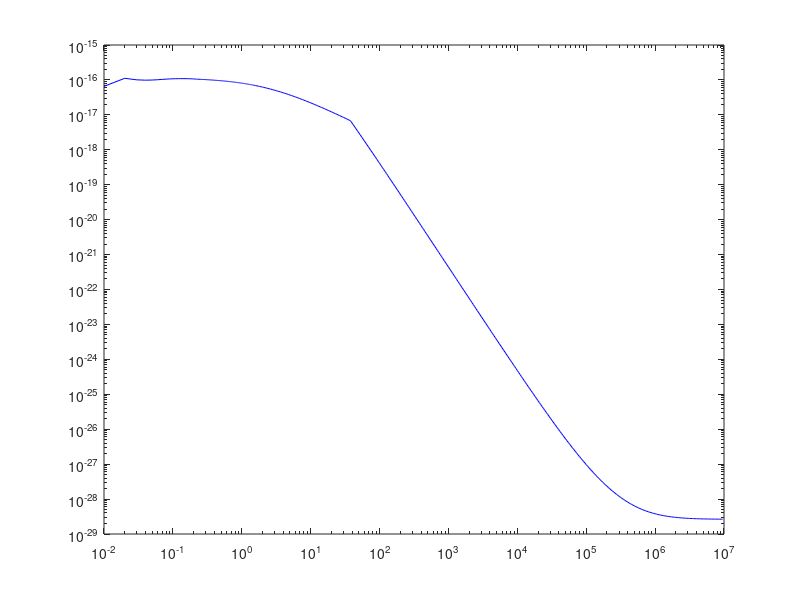
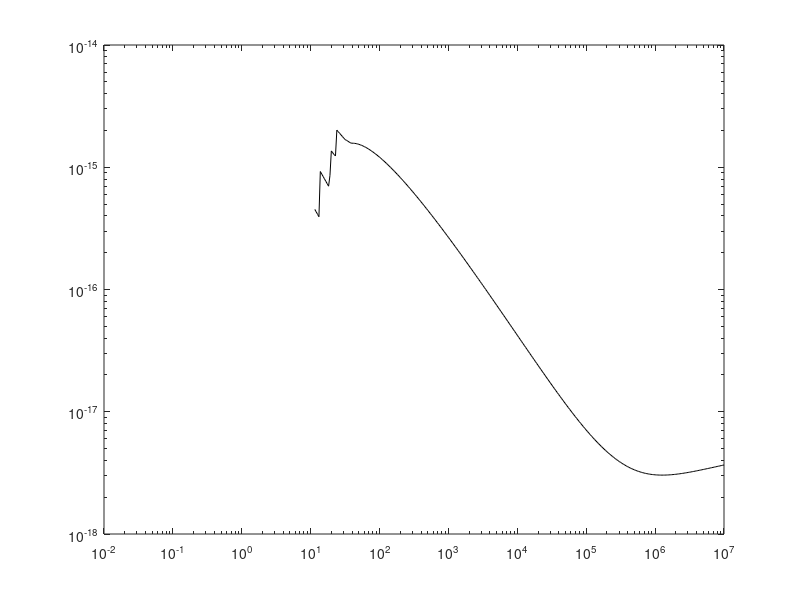
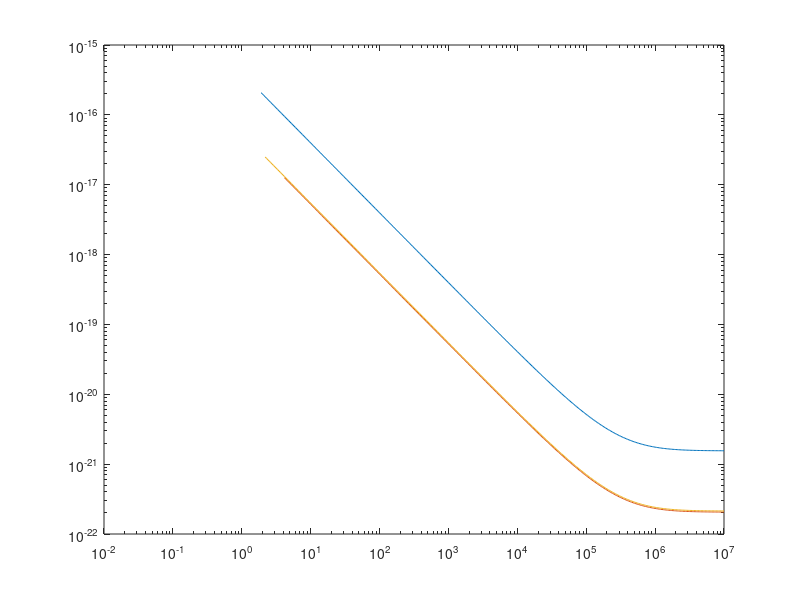

MATLAB code for these plots, in order: (Note: this script raises an error after producing the figures.)
function N_xsecs_Taylor
%%%%%%%%%%%%%%%%%%%%%%%%%%%%%%%%%%%%%%%%%%%%%%%%%%%%%%%%%%%%%%%%%%%%%%%%
%%%
%%%      Computes the excitation and ionization
%%%      cross sections for e+N(4S,2D,2P) and e+N+(3P)
%%%      using expressions given in Taylor 1988
%%%      "Energy deposition in N and N+ by high--energy electron beams"
%%%


writedata = 0;
plot_Allowed = 0;
plot_Rydberg = 0;
scrsz = get(0,'ScreenSize');


%%%    set some needed constants
%
R   = 13.6;     % hydrogen ionization potential [eV]
mc2 = 0.511e6;  % electron rest mass energy [eV]
a0  = 5.29e-9;  % bohr radius [cm]
%
E = [0 0.01:0.01:1.5 10.^(0.2:0.02:7)];   % kinetic energy grid (eV)
gamma = E/(mc2)+1;
beta = sqrt(1-1./gamma.^2);
ET = 0.5*mc2*beta.^2;     % 1/2mv^2 (E used in Taylor 1988)


%%%%%%%%%%%%%%%%%%%%%%%%%%%%%%%%%%%%%%%%%%%%%%%%%%%%%%%%%%%%%%%%%%%%%%%
%%%
%%%     optically allowed transitions (TABLE I and Eq 4 of Taylor 1988)
%%%     Also see W.L. Wiese and J.R. Fuhr J. Phys. Chem. Ref. Data. Vol.
%%%     36, No. 4, 2007 for most recent data
%%%


%%%    with N(4S)
%
%stateI_All = ['4P3S', '4P2p4', '4P4s', '4P3d'];
EI_All  = [10.33    10.93    12.86    13.0];     % excitation energy [eV]
fI_All  = [2.62e-1  8.49e-2  2.42e-2  7.07e-2];  % oscillator strength
sigI_All = zeros(length(EI_All),length(E));
%
for k = 1:length(EI_All)
    sigI_All(k,:) = TaylorAllowed(EI_All(k),1.0,0.3125,fI_All(k),0);
end
%
sigI_Allowed = sum(sigI_All);                 % total cross section
EI_All_avg   = sum(EI_All)/length(EI_All);    % average energy
sigI_All_eff = (EI_All*sigI_All)/EI_All_avg;  % effective cross section
%figure(99); loglog(E,sigI_All_eff*EI_All_avg);

%%%    with N(2D) (2.4eV)
%
%stateI_All = ['2P3s', '2D3s', '2P4s', '2P3d', '2F3d', '2D3d'];
EI_All_2D  = [8.30    9.97    10.53   10.59   10.62   10.65];    % excitation energy [eV]
fI_All_2D  = [6.91e-2 8.00e-2 1.22e-2 1.30e-2 2.99e-2 6.52e-3];  % oscillator strength 
sigI_All_2D = zeros(length(EI_All_2D),length(E));
for k = 1:length(EI_All_2D)
    sigI_All_2D(k,:) = TaylorAllowed(EI_All_2D(k), 1.0, 0.3125, ...
                                     fI_All_2D(k), 0);
end
%
sigI_Allowed_2D = sum(sigI_All_2D);                    % total cross section
EI_All_avg_2D   = sum(EI_All_2D)/length(EI_All_2D);    % average energy
sigI_All_eff_2D = (EI_All_2D*sigI_All_2D)/EI_All_avg_2D;  % effective cross section
%figure(99); hold on; loglog(E,sigI_All_eff_2D*EI_All_avg_2D,'r');

%%%    with N(2P) (3.6eV)
%
%stateI_All = [2P3s 2D3s 2P4s 2P3d 2D3d];
EI_All_2P  = [7.11    8.78    9.34    9.40    9.45];     % excitation energy [eV]
fI_All_2P  = [5.72e-2 2.69e-2 2.58e-3 1.90e-2 3.32e-2];  % oscillator strength 
sigI_All_2P = zeros(length(EI_All_2P),length(E));
for k = 1:length(EI_All_2P)
    sigI_All_2P(k,:) = TaylorAllowed(EI_All_2P(k), 1.0, 0.3125, ...
                                     fI_All_2P(k), 0);
end
%
sigI_Allowed_2P = sum(sigI_All_2P);                    % total cross section
EI_All_avg_2P   = sum(EI_All_2P)/length(EI_All_2P);   % average energy
sigI_All_eff_2P = (EI_All_2P*sigI_All_2P)/EI_All_avg_2P;  % effective cross section
%figure(99); loglog(E,sigI_All_eff_2P*EI_All_avg_2P,'g');

%%%    with N+
%
%stateII_All = ['3D02p3', '3P02p3', '3P03s', '3S02p3', '3D03d', '3P03d'];
EII_All = [11.43   13.53   18.46   19.22   23.23   23.41];
fII_All = [1.10e-1 1.60e-1 7.44e-2 2.22e-1 3.02e-1 1.03e-1];
sigII_All = zeros(length(EII_All),length(E));
%
for k = 1:length(EII_All)
    sigII_All(k,:) = TaylorAllowed(EII_All(k),1.0,0.3125,fII_All(k),1);
end
%
sigII_Allowed = sum(sigII_All);                   % total cross section
EII_All_avg   = sum(EII_All)/length(EII_All);     % average energy
sigII_All_eff = (EII_All*sigII_All)/EII_All_avg;  % effective cross section
figure(99); loglog(E,sigII_All_eff*EII_All_avg,'black');

%%%    plot Allowed state cross sections
%
if(plot_Allowed==1)
    close(figure(1));
    f2=figure(1);
    set(f2,'Position',[1 scrsz(4)/2 scrsz(3)/1.5 scrsz(4)]);
    %
    subplot(2,2,1);
    loglog(E,sigI_All); title('Allowed with N(4S)');
    xlabel('\epsilon [eV]'); ylabel('\sigma [cm^2]');
    %set(gca,'Xtick',[1,1e2,1e4,1e6]);
    %
    subplot(2,2,4);
    loglog(E,sigII_All); title('Allowed with N^+');
    xlabel('\epsilon [eV]'); ylabel('\sigma [cm^2]');
    % axis([1 1e7 1e-20 1e-16]);
    % set(gca,'Xtick',[1,1e2,1e4,1e6]);
    %
    subplot(2,2,2);
    loglog(E,sigI_All_2D); title('Allowed with N(2D)');
    xlabel('\epsilon [eV]'); ylabel('\sigma [cm^2]');
    %
    subplot(2,2,3);
    loglog(E,sigI_All_2P); title('Allowed with N(2P)');
    xlabel('\epsilon [eV]'); ylabel('\sigma [cm^2]');
end


%%%
%%%
%%%
%%%%%%%%%%%%%%%%%%%%%%%%%%%%%%%%%%%%%%%%%%%%%%%%%%%%%%%%%%%%%%%%%%%%%%%


%%%%%%%%%%%%%%%%%%%%%%%%%%%%%%%%%%%%%%%%%%%%%%%%%%%%%%%%%%%%%%%%%%%%%%%
%%%
%%%      forbidden transitions (TABLE II and Eq 5) (and Eq 12)
%%%


%%%    with N(4S)
%
%stateI_All = ['4S->2D', '4S->2P'];
EI_For  = [2.38,   3.57];    % excitation energy [eV]
AI_For  = [0.025,  0.0175];
AI_For2 = [227.72, 356.04];
sigI_For = zeros(length(EI_For),length(E));
%
for k = 1:length(EI_For)
    sigI_For(k,:) = TaylorForbidden(EI_For(k),AI_For(k),AI_For2(k));
end
%
sigI_Forbidden = sum(sigI_For);               % total cross section
EI_For_avg   = sum(EI_For)/length(EI_For);    % average energy
sigI_For_eff = (EI_For*sigI_For)/EI_For_avg;  % effective cross section


%%%    with N(2D)
%
sigI_For_2D = TaylorForbidden(3.57-2.38,0.04,85);
EI_For_2D     = 3.57-2.38;    % average energy


%%%    with N+
%
EII_For  = [1.89, 4.04  4.04-1.89];   % excitation energy [eV]
OmeII_For= [2.98, 0.395 0.41];  % collision strength
%
sigII_For = zeros(length(EII_For),length(E));
for k = 1:length(EII_For)
    sigII_For(k,:) = TaylorOther(EII_For(k),OmeII_For(k));
end
%
sigII_Forbidden = sum(sigII_For);                   % total cross section
EII_For_avg     = sum(EII_For)/length(EII_For);     % average energy
sigII_For_eff   = (EII_For*sigII_For)/EII_For_avg;  % effective cross section
figure(100); loglog(E,sigII_For);
%%%
%%%
%%%
%%%%%%%%%%%%%%%%%%%%%%%%%%%%%%%%%%%%%%%%%%%%%%%%%%%%%%%%%%%%%%%%%%%%%%%


%%%%%%%%%%%%%%%%%%%%%%%%%%%%%%%%%%%%%%%%%%%%%%%%%%%%%%%%%%%%%%%%%%%%%%%
%%%
%%%        superlastic transitions (g4S = 4, g2D = 10, g2P = 6)
%%%

sigI_2D4S = zeros(1,length(E));
sigI_2P4S = zeros(1,length(E));
sigI_2P2D = zeros(1,length(E));
%
for m = 2:length(E)
    %
    Eprime = E(m)+2.38;
    this_sigI_4S2D = 10.^interp1(log10(1e-40+E),log10(1e-40+sigI_For(1,:)), ...
                                 log10(1e-40+Eprime),'pchip');
    sigI_2D4S(m) = 4/10*Eprime/E(m)*this_sigI_4S2D;
    %
    Eprime = E(m)+3.58;
    this_sigI_4S2P = 10.^interp1(log10(1e-40+E),log10(1e-40+sigI_For(2,:)), ...
                                 log10(1e-40+Eprime),'pchip');
    sigI_2P4S(m) = 4/6*Eprime/E(m)*this_sigI_4S2P;
    %
    Eprime = E(m)+1.20;
    this_sigI_2D2P = 10.^interp1(log10(1e-40+E),log10(1e-40+sigI_For_2D), ...
                                 log10(1e-40+Eprime),'pchip');
    sigI_2P2D(m) = 10/6*Eprime/E(m)*this_sigI_2D2P;
end

figure(10);
loglog(E,sigI_2D4S,'b'); 
% hold on; loglog(E,sigI_2P4S,'r');
% hold on; loglog(E,sigI_2P2D,'g');

%%%
%%%
%%%
%%%%%%%%%%%%%%%%%%%%%%%%%%%%%%%%%%%%%%%%%%%%%%%%%%%%%%%%%%%%%%%%%%%%%%%


%%%%%%%%%%%%%%%%%%%%%%%%%%%%%%%%%%%%%%%%%%%%%%%%%%%%%%%%%%%%%%%%%%%%%%%
%%%
%%%           Rydberg with N(4S), N(2D), N(2P), and N+
%%%


%%%    with N(4S)
%
EI_Ryd = [10.68, 11.60, 11.75, 11.84, 11.99, 12.00, 12.12, ...
          12.35, 12.97, 12.98, 12.99, 12.99, 13.01, 13.03, ...
          13.70, 13.72, 13.92, 14.41, 14.89, 14.94, 13.70];
cjI_Ryd= [0.40,  0.30,  0.10,  1.50,  0.07,   0.14,  0.40, ...
          0.40,  0.40,  0.10,  0.14,  1.50,   0.10,  0.14, ...
          0.14,  0.14,  0.14,  0.14,  0.14,  0.14,  1.50];
fjI_Ryd= [0.150, 0.191, 0.130, 0.130, 0.150, 0.140, 0.150, ...
          0.150, 0.150, 0.130, 0.140, 0.130, 0.130, 0.140, ...
          0.140, 0.140, 0.140, 0.140, 0.140, 0.140, 0.109];
aI_Ryd = [2,2,1,0.7,0.7,2,2,2,2,1,2,0.7,1,2,2,2,2,2,2,2,0.7];
cI_Ryd = [1,1,1,2.5,0.5,1,1,1,1,1,1,2.5,1,1,1,1,1,1,1,1,2.5];
%
sigI_Ryd = zeros(length(EI_Ryd),length(E));
for k = 1:length(EI_Ryd)
    sigI_Ryd(k,:) = TaylorRydberg(EI_Ryd(k), cjI_Ryd(k), fjI_Ryd(k), ...
                                  aI_Ryd(k), cI_Ryd(k));
end
%
sigI_Rydberg = sum(sigI_Ryd);                 % total cross section
EI_Ryd_avg   = sum(EI_Ryd)/length(EI_Ryd);    % average energy
sigI_Ryd_eff = (EI_Ryd*sigI_Ryd)/EI_Ryd_avg;  % effective cross section
%figure(99); hold on; loglog(E,sigI_Ryd_eff*EI_Ryd_avg,'r');

%%%    with N+
%
EII_Ryd = [17.86, 18.47, 20.39, 20.63, 20.65, 20.92, 21.13, 21.57, ...
           22.08, 23.11, 23.17, 23.45, 23.55, 26.98, 27.82, 27.85];
cjII_Ryd= [0.40,   0.30,  0.30,  1.50,  0.30,  1.50,  0.07, 0.40, ...
           0.40,   0.10,  0.40,  0.14,  0.30,  0.07,  1.50, 0.07];
fjII_Ryd= [0.210, 0.110, 0.110, 0.077, 0.310, 0.077, 0.089, 0.089 ...
           0.089, 0.077, 0.089, 0.083, 0.110, 0.036, 0.032, 0.036];
aII_Ryd = [2,2,2,0.7,2,0.7,0.7,2,2,1,2,2,2,0.7,0.7,0.7];
cII_Ryd = [1,1,1,2.5,1,2.5,0.5,1,1,1,1,1,1,0.5,2.5,0.5];
%
sigII_Ryd = zeros(length(EII_Ryd),length(E));
for k = 1:length(EII_Ryd)
    sigII_Ryd(k,:) = TaylorRydberg(EII_Ryd(k),cjII_Ryd(k),fjII_Ryd(k), ...
                                   aII_Ryd(k),cII_Ryd(k));
end
%
sigII_Rydberg = sum(sigII_Ryd);                   % total cross section for excitation
EII_Ryd_avg   = sum(EII_Ryd)/length(EII_Ryd);     % average energy for energy loss
sigII_Ryd_eff = (EII_Ryd*sigII_Ryd)/EII_Ryd_avg;  % effective cross section for energy loss
%figure(99); hold on; loglog(E,sigII_Ryd_eff*EI_Ryd_avg,'r');

%%%    plot Rydberg state cross sections
%
if(plot_Rydberg==1)
    close(figure(2));
    f2=figure(2);
    scrsz = get(0,'ScreenSize');
    set(f2,'Position',[1 scrsz(4)/2 scrsz(3)/1.5 scrsz(4)/2.5]);
    %
    subplot(1,2,1);
    loglog(E,sigI_Ryd); title('Rydberg with N');
    xlabel('\epsilon [eV]'); ylabel('\sigma [cm^2]');
    %set(gca,'Xtick',[1,1e2,1e4,1e6]);
    %
    subplot(1,2,2);
    loglog(E,sigII_Ryd); title('Rydberg with N^+');
    xlabel('\epsilon [eV]'); ylabel('\sigma [cm^2]');
    % axis([1 1e7 1e-20 1e-16]);
    % set(gca,'Xtick',[1,1e2,1e4,1e6]);
end


%%%
%%%
%%%
%%%%%%%%%%%%%%%%%%%%%%%%%%%%%%%%%%%%%%%%%%%%%%%%%%%%%%%%%%%%%%%%%%%%%%%


%%%%%%%%%%%%%%%%%%%%%%%%%%%%%%%%%%%%%%%%%%%%%%%%%%%%%%%%%%%%%%%%%%%%%%%
%%%
%%%            Ionization (TABLE V and Eq 13)
%%%


I1 = 14.5; I1_2D = I1-2.4; I1_2P = I1-3.6; I2 = 29.6;
sigI_Iz    = TaylorIonization(I1,2.20,0.25);
sigI_Iz_2D = TaylorIonization(I1_2D,2.20,0.25);
sigI_Iz_2P = TaylorIonization(I1_2P,2.20,0.25);
sigII_Iz_3P   = TaylorIonization(I2,2.00,0.39);
sigII_Iz_1D   = TaylorIonization(I2-1.98,2.00,0.39);
sigII_Iz_1S   = TaylorIonization(I2-4.05,2.00,0.39);

%figure(99); hold on; loglog(E,sigII_Iz_3P*I2,'r');
% figure(7);
% loglog(E,sigI_Iz,'b',E,sigI_Iz_2DP,'r');

%%%
%%%
%%%
%%%%%%%%%%%%%%%%%%%%%%%%%%%%%%%%%%%%%%%%%%%%%%%%%%%%%%%%%%%%%%%%%%%%%%%


%%%%%%%%%%%%%%%%%%%%%%%%%%%%%%%%%%%%%%%%%%%%%%%%%%%%%%%%%%%%%%%%%%%%%%%
%%%
%%%       create total xsecs and inelastic Loss functions
%%%


%%%    with N(4S)
%
LossI_tot = EI_All_avg*sigI_All_eff + EI_For_avg*sigI_For_eff ...
          + EI_Ryd_avg*sigI_Ryd_eff + I1*sigI_Iz;
sigI_tot = sigI_Allowed+sigI_Forbidden+sigI_Rydberg+sigI_Iz;


%%%    with N(2D)
%
LossI_tot_2D = EI_All_avg_2D*sigI_All_eff_2D + (3.57-2.38)*sigI_For_2D ...
             + I1_2D*sigI_Iz_2D;
sigI_tot_2D = sigI_Allowed_2D + sigI_For_2D + sigI_Iz_2D;


%%%    with N+
%
LossII_tot = EII_All_avg*sigII_All_eff + EII_Ryd_avg*sigII_Ryd_eff ...
           + EII_For_avg*sigII_For_eff + I2*sigII_Iz_3P;;
sigII_tot  = sigII_Allowed+sigII_Rydberg+sigII_Forbidden+sigII_Iz_3P;

%%%
%%%
%%%
%%%%%%%%%%%%%%%%%%%%%%%%%%%%%%%%%%%%%%%%%%%%%%%%%%%%%%%%%%%%%%%%%%%%%%%


%%%%%%%%%%%%%%%%%%%%%%%%%%%%%%%%%%%%%%%%%%%%%%%%%%%%%%%%%%%%%%%%%%%%%%%
%%%
%%%       load effective momentum xsec and extrapolate to match 
%%%       sigI_tot, then subtract to get elastic momentum transfer
%%%


%%% import cross section data from file
%
num = 5;
A01 = importdata('../../Boltzmann/xsecs_nitrogen_atomic.txt','\t',num);
EA = A01.data(:,1);            % energy [eV]
sigma_eff = A01.data(:,2)*1e4; % effective momentum [cm^2]
sigma_eff(1) = sigma_eff(2);
%num = num + length(A01.data(:,1))+7;

[thisE,thisi1] = min(abs(E-1e4));  % get index for E=1e3
[thisE,thisi2] = min(abs(E-1e5));  % get index for E=1e4
thisE1 = E(thisi1);
thisE2 = E(thisi2);
%

Sig_eff_test = [sigma_eff',1.2*sigI_tot(thisi1),sigI_tot(thisi2)];
E_test       = [EA', thisE1, thisE2]'; % good enough for gov. work

[thisE3,thisi3] = min(abs(E-max(EA)));  % get index for E=40
E_sub = E(thisi3:thisi1);
E_test2 = [EA',E_sub];
Sig_eff_test2 = interp1(log10(1e-20+E_test),log10(1e-20+Sig_eff_test), ...
                        log10(1e-20+E_test2),'pchip');
Sig_eff_test2 = 10.^(Sig_eff_test2);   % Sig_eff on refined grid

Sig_eff_test2 = [Sig_eff_test2, sigI_tot(thisi1+1:length(E))];
E_test2 = [E_test2, E(thisi1+1:length(E))];

%%% now interp Sig_eff_test_2 to E grid
%
Sig_eff_test2 = interp1(log10(1e-20+E_test2),log10(1e-20+Sig_eff_test2), ...
                       log10(1e-20+E),'pchip');
Sig_eff_test2 = 10.^Sig_eff_test2;


%%% subtract to get elastic momentum
%
Sig_eff = Sig_eff_test2;
Sig_eff(1:10);
E(1:10);
Sig_elm = Sig_eff_test2 - sigI_tot;


%%%
%%%
%%%
%%%%%%%%%%%%%%%%%%%%%%%%%%%%%%%%%%%%%%%%%%%%%%%%%%%%%%%%%%%%%%%%%%%%%%

close(figure(3));
f3=figure(3);
set(f3,'Position',[1 scrsz(4)/2 scrsz(3)/1.5 scrsz(4)/2.5]);
%
subplot(1,2,1);
loglog(E,sigI_tot,'black');
hold on; loglog(E,sigI_Allowed+sigI_Forbidden+sigI_Rydberg,'r--');
hold on; plot(E,sigI_Iz,'b--');
hold on; plot(E,Sig_eff,'go');
hold on; plot(E,Sig_elm,'r*');
axis([1 1e7 1e-19 1e-15]);
title('Total cross section for N');
xlabel('\epsilon [eV]'); ylabel('\sigma [cm^2]');
set(gca,'Xtick',[1,1e2,1e4,1e6]);
legend('\sigma_t','\sigma_e','\sigma_i');
%
subplot(1,2,2);
loglog(E,sigII_tot,'black','linewidth',1);
hold on; plot(E,sigII_Allowed+sigII_Rydberg+sigII_Forbidden,'r--','linewidth',1);
hold on; plot(E,sigII_Iz_3P,'b--','linewidth',1);
axis([1 1e7 1e-19 1e-15]);
title('Total cross section for N+');
xlabel('\epsilon [eV]'); ylabel('\sigma [cm^2]');
set(gca,'Xtick',[1,1e2,1e4,1e6]);
legend('\sigma_t','\sigma_e','\sigma_i');

%%%%%%%%%%%%%%%%%%

close(figure(4));
f4=figure(4);
set(f4,'Position',[1 scrsz(4)/2 scrsz(3)/1.5 scrsz(4)/2.5]);
%
subplot(1,2,1);
loglog(E,LossI_tot,'black');
hold on; loglog(E,LossI_tot - I1*sigI_Iz,'r--');
hold on; plot(E,I1*sigI_Iz,'b--');
%hold on; plot(E,sigI_Allowed,'magenta');
axis([1 1e7 1e-18 1e-14]);
title('Partial Loss Functions for N');
xlabel('\epsilon [eV]'); ylabel('Loss Function [eV-cm^2]');
set(gca,'Xtick',[1,1e2,1e4,1e6]);
legend('L_e+L_i','L_e','L_i');
%
subplot(1,2,2);
loglog(E,LossII_tot,'black','linewidth',1);
hold on; plot(E,LossII_tot - I2*sigII_Iz_3P,'r--','linewidth',1);
hold on; plot(E,I2*sigII_Iz_3P,'b--','linewidth',1);
axis([1 1e7 1e-18 1e-14]);
% title('Total cross section for N+');
xlabel('\epsilon [eV]'); ylabel('Loss Function [eV-cm^2]');
set(gca,'Xtick',[1,1e2,1e4,1e6]);
legend('L_e+L_i','L_e','L_i');


%%%       write total and effective cross sections data to files
%%%
%%%       total is for rate constants, effective is for energy transfer
%%%
%
if(writedata == 1)
    %path = '../Boltzmann/xsecs_atomic_Taylor/';
    %
%     fileID = fopen([path,'NI_elm.txt'],'w');
%     fprintf(fileID,'%e    %e\n',[E_test2; max(Sig_elm,0)*1e-4]); % m2 units for xsec
%     

    atomic.E = E;
    
    %%%   effective cross sections for mobility computations
    %
    atomic.elasticmom.xsec = Sig_elm*1e-4;
    atomic.elasticmom.mM = 3.92e-5;
    atomic.effective.N4S.xsec = Sig_eff*1e-4;
    
    %%%   xsecs for N(4S)
    %
    atomic.effective.N4S.xsec = Sig_eff*1e-4;
    %
    atomic.forbidden.N4S_N2D.xsec = sigI_For(1,:)*1e-4;
    atomic.forbidden.N4S_N2D.energy = EI_For(1);
    atomic.forbidden.N4S_N2P.xsec = sigI_For(2,:)*1e-4;
    atomic.forbidden.N4S_N2P.energy = EI_For(2);
    %
    atomic.allowed.N4S_NAll.xsec_tot = sigI_Allowed*1e-4;
    atomic.allowed.N4S_NAll.xsec_eff = sigI_All_eff*1e-4;
    atomic.allowed.N4S_NAll.energy_avg = EI_All_avg;
    %
    atomic.Rydberg.N4S_NRyd.xsec_tot = sigI_Rydberg*1e-4;
    atomic.Rydberg.N4S_NRyd.xsec_eff = sigI_Ryd_eff*1e-4;
    atomic.Rydberg.N4S_NRyd.energy_avg = EI_Ryd_avg;
    %
    atomic.ionization.N4S_NII.xsec = sigI_Iz*1e-4;
    atomic.ionization.N4S_NII.energy = I1;
    
    
    %%%   xsecs for N(2D)
    %
    atomic.forbidden.N2D_N2P.xsec = sigI_For_2D*1e-4;
    atomic.forbidden.N2D_N2P.energy = EI_For_2D;
    %
    atomic.allowed.N2D_NAll.xsec_tot = sigI_Allowed_2D*1e-4;
    atomic.allowed.N2D_NAll.xsec_eff = sigI_All_eff_2D*1e-4;
    atomic.allowed.N2D_NAll.energy_avg = EI_All_avg_2D;
    %
    atomic.ionization.N2D_NII.xsec = sigI_Iz_2D*1e-4;
    atomic.ionization.N2D_NII.energy = I1_2D;
    %
    %
    atomic.superelastic.N2D_N4S.xsec = sigI_2D4S*1e-4;
    atomic.superelastic.N2D_N4S.energy = 2.38;
    %
    atomic.effective.N2D.xsec = (Sig_elm + sigI_For_2D + sigI_2D4S...
                              +  sigI_Allowed_2D +  sigI_Iz_2D)*1e-4;
    
    %%%   xsecs for N(2P)
    %
    atomic.allowed.N2P_NAll.xsec_tot = sigI_Allowed_2P*1e-4;
    atomic.allowed.N2P_NAll.xsec_eff = sigI_All_eff_2P*1e-4;
    atomic.allowed.N2P_NAll.energy_avg = EI_All_avg_2P;
    %
    atomic.ionization.N2P_NII.xsec = sigI_Iz_2P*1e-4;
    atomic.ionization.N2P_NII.energy = I1_2P;
    %
    atomic.superelastic.N2P_N4S.xsec = sigI_2P4S*1e-4;
    atomic.superelastic.N2P_N4S.energy = 3.58;
    atomic.superelastic.N2P_N2D.xsec = sigI_2P2D*1e-4;
    atomic.superelastic.N2P_N2D.energy = 1.20;
    %
    atomic.effective.N2P.xsec = (Sig_elm + sigI_Allowed_2P ...
                              +  sigI_2P4S + sigI_2P2D + sigI_Iz_2P)*1e-4;
    
        
    %%%   xsecs for NII (a.k.a N+)
    %
    atomic.forbidden.NII_NIIFor1D.xsec = sigII_For(1,:)*1e-4;
    atomic.forbidden.NII_NIIFor1S.xsec = sigII_For(2,:)*1e-4;
    atomic.forbidden.NII_NIIFor1D.energy = 1.89;
    atomic.forbidden.NII_NIIFor1S.energy = 4.05;
    %
    atomic.forbidden.NII_NIIFor.xsec_tot = sigII_Forbidden*1e-4;
    atomic.forbidden.NII_NIIFor.xsec_eff = sigII_For_eff*1e-4;
    atomic.forbidden.NII_NIIFor.energy_avg = EII_For_avg;
    %
    atomic.allowed.NII_NIIAll.xsec_tot = sigII_Allowed*1e-4;
    atomic.allowed.NII_NIIAll.xsec_eff = sigII_All_eff*1e-4;
    atomic.allowed.NII_NIIAll.energy_avg = EII_All_avg;
    %
    atomic.Rydberg.NII_NIIRyd.xsec_tot = sigII_Rydberg*1e-4;
    atomic.Rydberg.NII_NIIRyd.xsec_eff = sigII_Ryd_eff*1e-4;
    atomic.Rydberg.NII_NIIRyd.energy_avg = EII_Ryd_avg;
    %
    atomic.ionization.NII3P_NIII.xsec = sigII_Iz_3P*1e-4;
    atomic.ionization.NII3P_NIII.energy = I2;
    atomic.ionization.NII1D_NIII.xsec = sigII_Iz_1D*1e-4;
    atomic.ionization.NII1D_NIII.energy = I2-1.89;
    atomic.ionization.NII1S_NIII.xsec = sigII_Iz_1S*1e-4;
    atomic.ionization.NII1S_NIII.energy = I2-4.05;
    
    save('Natomic_xsecs.mat','atomic');
  
end


%%%%%%%%%%%%%%%%%%%%%%%%%%%%%%%%%%%%%%%%%%%%%%%%%%%%%%%%%%%%%%%%%%%%%%%%
%%%
%%%   create xsecs using expression from Eq. 4 in Taylor 1988
%%%   for optically allowed transitions
%%%

function [xsec] = TaylorAllowed(Ej,A,C,f,Z)

    if (Z==1)
        gaunt = A*sqrt(3)/2/pi.*(log(4*C*ET/Ej.*gamma.^2)-beta.^2);
        for i = 1:length(gaunt)
            if(gaunt(i)<=0.2)
               gaunt(i) = 0.2;
            end
        end
    else
        gaunt = A*sqrt(3)/2/pi*(1-Ej./ET).*(log(4*C*ET/Ej.*gamma.^2)-beta.^2);
    end

    xsec  = 8*pi/sqrt(3)*R^2./(ET*Ej)*f*pi*a0^2.*gaunt;
    for i = 1:length(E)
        if(E(i)<=Ej)
            xsec(i) = 0;
        end
    end

end

%%%
%%%
%%%%%%%%%%%%%%%%%%%%%%%%%%%%%%%%%%%%%%%%%%%%%%%%%%%%%%%%%%%%%%%%%%%%%%%%


%%%%%%%%%%%%%%%%%%%%%%%%%%%%%%%%%%%%%%%%%%%%%%%%%%%%%%%%%%%%%%%%%%%%%%%%
%%%
%%%   create xsecs using expression from Eq. 5 in Taylor 1988
%%%   for optically forbidden transitions
%%%

function [xsec] = TaylorForbidden(Ej,A1,A2)

    for i = 1:length(E)
        if(E(i)<=Ej)
            xsec(i) = 0;
        elseif(E(i)<=40)
            xsec(i)  = A1*4*pi*a0^2*R^2./(ET(i)*Ej)*(1-Ej/ET(i));
        else
            xsec(i)  = A2*4*pi*a0^2*R^2./(ET(i)*Ej)^3*(1-Ej/ET(i));
        end
    end

end

%%%
%%%
%%%%%%%%%%%%%%%%%%%%%%%%%%%%%%%%%%%%%%%%%%%%%%%%%%%%%%%%%%%%%%%%%%%%%%%%


%%%%%%%%%%%%%%%%%%%%%%%%%%%%%%%%%%%%%%%%%%%%%%%%%%%%%%%%%%%%%%%%%%%%%%%%
%%%
%%%   create xsecs using expression from Eq. 6 in Taylor 1988
%%%   for high-lying Rydberg state transitions
%%%

function [xsec] = TaylorRydberg(Ej,cj,fj,a,c)

    fEt = (1-Ej./ET).^c.*(Ej./ET).^a;
    %
    xsec = cj*fj*4*pi*a0^2*R^2*fEt/Ej^2;
    for i = 1:length(E)
        if(E(i)<=Ej)
            xsec(i) = 0;
        end
    end

end

%%%
%%%
%%%%%%%%%%%%%%%%%%%%%%%%%%%%%%%%%%%%%%%%%%%%%%%%%%%%%%%%%%%%%%%%%%%%%%%%


%%%%%%%%%%%%%%%%%%%%%%%%%%%%%%%%%%%%%%%%%%%%%%%%%%%%%%%%%%%%%%%%%%%%%%%%
%%%
%%%   create xsecs using expression from Eq. 12 in Taylor 1988
%%%   for other N+ transitions
%%%

function [xsec] = TaylorOther(Ej,Omegaj)

    gi = 9; % stat weight of ground state N+(3P)
    xsec = 1.197e-15/gi./ET*Omegaj;
    for i = 1:length(xsec)
        if(E(i)<=Ej)
            xsec(i) = 0;
        end
    end

end

%%%
%%%
%%%%%%%%%%%%%%%%%%%%%%%%%%%%%%%%%%%%%%%%%%%%%%%%%%%%%%%%%%%%%%%%%%%%%%%%


%%%%%%%%%%%%%%%%%%%%%%%%%%%%%%%%%%%%%%%%%%%%%%%%%%%%%%%%%%%%%%%%%%%%%%%%
%%%
%%%   create xsecs using expression from Eq. 13 in Taylor 1988
%%%   for ionization
%%%

function [xsec] = TaylorIonization(Ej,A,C)

    for i = 1:length(E)
        if(E(i)<=Ej)
            xsec(i) = 0;
        else
            xsec(i)  = A*4*pi*a0^2*R^2/(ET(i)^2)*(ET(i)/Ej-1) ...
                      *(log(4*C*ET(i)/Ej*gamma(i)^2)-beta(i)^2) ;
        end
    end

end

%%%
%%%
%%%%%%%%%%%%%%%%%%%%%%%%%%%%%%%%%%%%%%%%%%%%%%%%%%%%%%%%%%%%%%%%%%%%%%%%



end


       